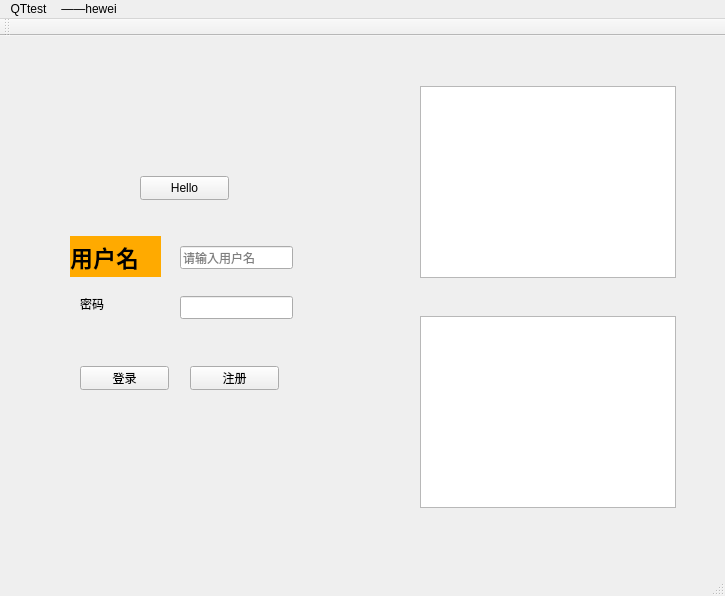
<?xml version="1.0" encoding="UTF-8"?>
<ui version="4.0">
 <class>MainWindow</class>
 <widget class="QMainWindow" name="MainWindow">
  <property name="geometry">
   <rect>
    <x>0</x>
    <y>0</y>
    <width>725</width>
    <height>596</height>
   </rect>
  </property>
  <property name="windowTitle">
   <string>MainWindow</string>
  </property>
  <widget class="QWidget" name="centralWidget">
   <widget class="QPushButton" name="hello_PB">
    <property name="geometry">
     <rect>
      <x>140</x>
      <y>140</y>
      <width>89</width>
      <height>24</height>
     </rect>
    </property>
    <property name="text">
     <string>Hello</string>
    </property>
   </widget>
   <widget class="QListView" name="listView">
    <property name="geometry">
     <rect>
      <x>420</x>
      <y>50</y>
      <width>256</width>
      <height>192</height>
     </rect>
    </property>
   </widget>
   <widget class="QTableView" name="tableView">
    <property name="geometry">
     <rect>
      <x>420</x>
      <y>280</y>
      <width>256</width>
      <height>192</height>
     </rect>
    </property>
   </widget>
   <widget class="QLabel" name="label">
    <property name="geometry">
     <rect>
      <x>70</x>
      <y>200</y>
      <width>91</width>
      <height>41</height>
     </rect>
    </property>
    <property name="font">
     <font>
      <pointsize>17</pointsize>
      <weight>75</weight>
      <bold>true</bold>
     </font>
    </property>
    <property name="styleSheet">
     <string notr="true">background:rgb(255, 170, 0)</string>
    </property>
    <property name="text">
     <string>用户名</string>
    </property>
   </widget>
   <widget class="QLabel" name="password_label">
    <property name="geometry">
     <rect>
      <x>80</x>
      <y>260</y>
      <width>72</width>
      <height>15</height>
     </rect>
    </property>
    <property name="text">
     <string>密码</string>
    </property>
   </widget>
   <widget class="QLineEdit" name="lineEdit">
    <property name="geometry">
     <rect>
      <x>180</x>
      <y>210</y>
      <width>113</width>
      <height>23</height>
     </rect>
    </property>
    <property name="text">
     <string/>
    </property>
    <property name="placeholderText">
     <string>请输入用户名</string>
    </property>
    <property name="clearButtonEnabled">
     <bool>false</bool>
    </property>
   </widget>
   <widget class="QLineEdit" name="password_LE">
    <property name="geometry">
     <rect>
      <x>180</x>
      <y>260</y>
      <width>113</width>
      <height>23</height>
     </rect>
    </property>
    <property name="inputMask">
     <string/>
    </property>
   </widget>
   <widget class="QPushButton" name="login_PB">
    <property name="geometry">
     <rect>
      <x>80</x>
      <y>330</y>
      <width>89</width>
      <height>24</height>
     </rect>
    </property>
    <property name="text">
     <string>登录</string>
    </property>
   </widget>
   <widget class="QPushButton" name="register_PB">
    <property name="geometry">
     <rect>
      <x>190</x>
      <y>330</y>
      <width>89</width>
      <height>24</height>
     </rect>
    </property>
    <property name="text">
     <string>注册</string>
    </property>
   </widget>
   <zorder>hello_PB</zorder>
   <zorder>tableView</zorder>
   <zorder>listView</zorder>
   <zorder>label</zorder>
   <zorder>password_label</zorder>
   <zorder>lineEdit</zorder>
   <zorder>password_LE</zorder>
   <zorder>login_PB</zorder>
   <zorder>register_PB</zorder>
  </widget>
  <widget class="QMenuBar" name="menuBar">
   <property name="geometry">
    <rect>
     <x>0</x>
     <y>0</y>
     <width>725</width>
     <height>25</height>
    </rect>
   </property>
   <widget class="QMenu" name="menu">
    <property name="title">
     <string>QTtest</string>
    </property>
   </widget>
   <widget class="QMenu" name="menu_hewei">
    <property name="title">
     <string>——hewei</string>
    </property>
   </widget>
   <addaction name="menu"/>
   <addaction name="menu_hewei"/>
  </widget>
  <widget class="QToolBar" name="mainToolBar">
   <property name="iconSize">
    <size>
     <width>57</width>
     <height>45</height>
    </size>
   </property>
   <attribute name="toolBarArea">
    <enum>TopToolBarArea</enum>
   </attribute>
   <attribute name="toolBarBreak">
    <bool>false</bool>
   </attribute>
  </widget>
  <widget class="QStatusBar" name="statusBar"/>
 </widget>
 <layoutdefault spacing="6" margin="11"/>
 <resources/>
 <connections/>
</ui>
